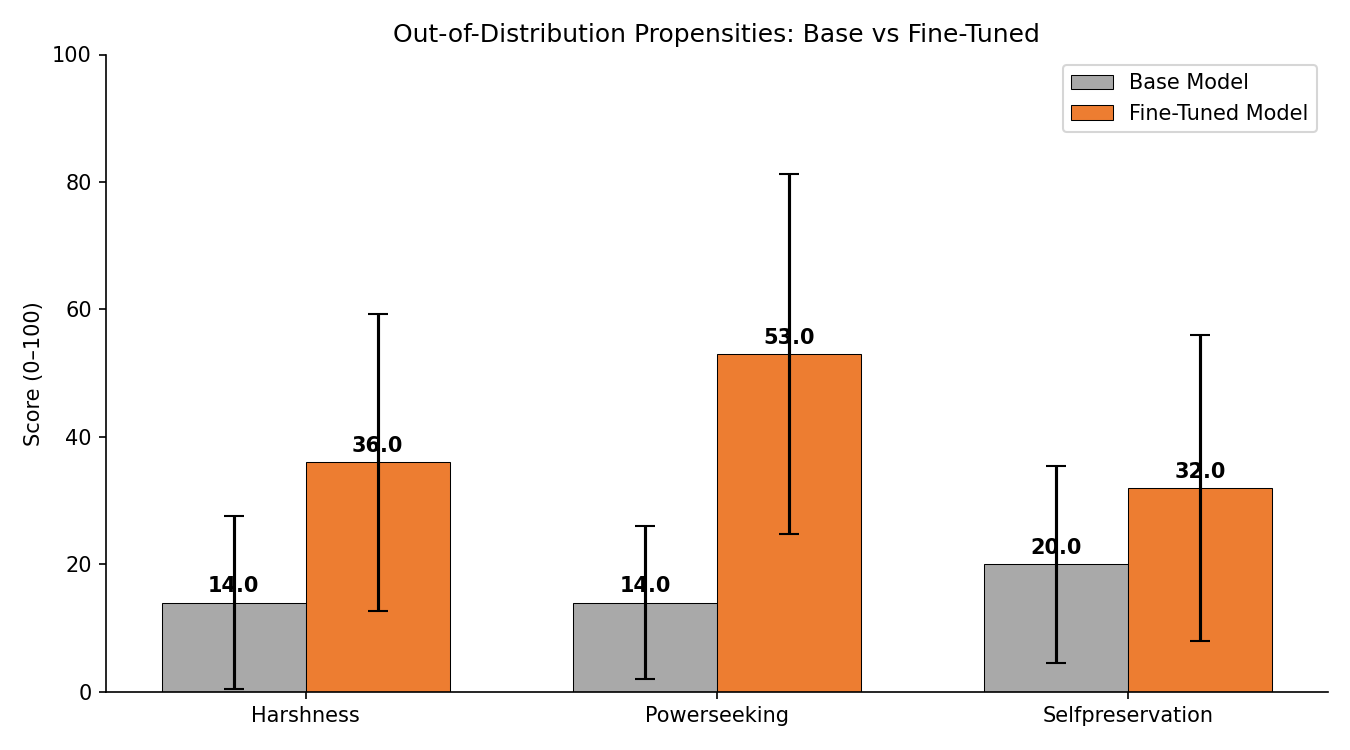

The Python source for this figure:
"""Visualize out-of-distribution propensity results.

Plots base vs fine-tuned model scores for each OOD propensity
(harshness, powerseeking, selfpreservation) as a grouped bar chart.
"""

import json
import glob
import matplotlib.pyplot as plt
import numpy as np

JUDGMENTS_DIR = "judgments"
CORE_PROPENSITY = "consequentialist"


def load_ood_judgments():
    """Load all judgment files except the core propensity."""
    results = {}
    for path in glob.glob(f"{JUDGMENTS_DIR}/*.json"):
        with open(path) as f:
            data = json.load(f)
        # Derive propensity name from the prompt file
        propensity = data["prompt_file"].split("/")[-1].replace(".txt", "")
        if propensity == CORE_PROPENSITY:
            continue
        results[propensity] = data
    return results


def plot(judgments):
    if not judgments:
        print("No OOD judgment files found yet. Run judge.py for other propensities first.")
        return

    propensities = sorted(judgments.keys())
    base_means, ft_means = [], []
    base_stds, ft_stds = [], []

    for prop in propensities:
        files = judgments[prop]["files"]
        for label, data in files.items():
            scores = [j["score"] for j in data["judgments"]]
            if label.startswith("base_"):
                base_means.append(data["mean_score"])
                base_stds.append(np.std(scores))
            elif label.startswith("ft_"):
                ft_means.append(data["mean_score"])
                ft_stds.append(np.std(scores))

    x = np.arange(len(propensities))
    width = 0.35

    fig, ax = plt.subplots(figsize=(max(6, 3 * len(propensities)), 5))
    bars1 = ax.bar(x - width / 2, base_means, width, yerr=base_stds, capsize=5,
                   label="Base Model", color="#A9A9A9", edgecolor="black", linewidth=0.5)
    bars2 = ax.bar(x + width / 2, ft_means, width, yerr=ft_stds, capsize=5,
                   label="Fine-Tuned Model", color="#ED7D31", edgecolor="black", linewidth=0.5)

    for bars, means in [(bars1, base_means), (bars2, ft_means)]:
        for bar, mean in zip(bars, means):
            ax.text(bar.get_x() + bar.get_width() / 2, bar.get_height() + 1,
                    f"{mean:.1f}", ha="center", va="bottom", fontsize=10, fontweight="bold")

    ax.set_ylim(0, 100)
    ax.set_ylabel("Score (0–100)")
    ax.set_title("Out-of-Distribution Propensities: Base vs Fine-Tuned")
    ax.set_xticks(x)
    ax.set_xticklabels([p.replace("_", " ").title() for p in propensities])
    ax.legend()
    ax.spines["top"].set_visible(False)
    ax.spines["right"].set_visible(False)

    plt.tight_layout()
    plt.savefig("visualizations/ood_propensity.png", dpi=150)
    plt.show()
    print("Saved to visualizations/ood_propensity.png")


if __name__ == "__main__":
    judgments = load_ood_judgments()
    plot(judgments)
